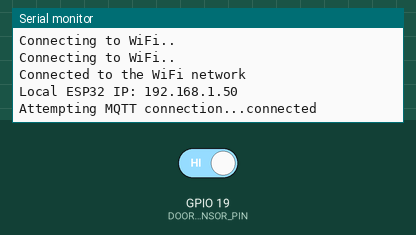
Bench run of a sketch on a simulated ESP32. On the bench: the last lines printed to the serial monitor. The inputs (shaded band) are chosen by the test bench; at power-on: GPIO 19 (DOOR_SENSOR_PIN) HIGH. WiFi joins after 1.5 s; servers stay silent unless stated; no MQTT or app messages arrive unless stated.

Above: at 3.7 s.
3.8 s: GPIO 19 (DOOR_SENSOR_PIN) driven LOW
At 5.0 s:
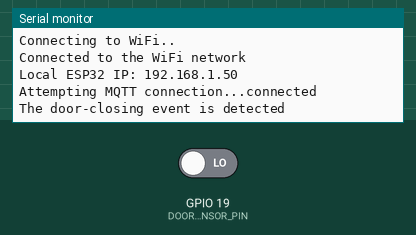
5.3 s: GPIO 19 (DOOR_SENSOR_PIN) driven HIGH
At 6.1 s:
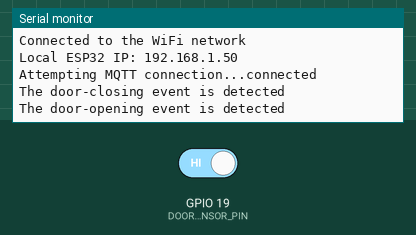

Measured:
- after the input at 3.8 s, the serial monitor: prints a new line at once (image 1)
- after the input at 5.3 s, the serial monitor: prints a new line at once (image 2)

The sketch:

IntentoDeMQTT.ino
```cpp
#include <WiFi.h>
#include <PubSubClient.h>

#define DOOR_SENSOR_PIN  19  // ESP32 pin GIOP19 connected to door sensor's pin

const char* ssid = "DIGIFIBRA-Ncy7";
const char* password = "76dGkPfbAe";

const char* mqtt_server = "192.168.1.194";
const int mqttPort = 1883;
const char* mqttUser = "yourMQTTuser";
const char* mqttPassword = "yourMQTTpassword";


int currentDoorState; // current state of door sensor
int lastDoorState;    // previous state of door sensor

WiFiClient espClient;
PubSubClient client(espClient);

void setup() {
  Serial.begin(9600);                     // initialize serial
  pinMode(DOOR_SENSOR_PIN, INPUT_PULLUP); // set ESP32 pin to input pull-up mode
  currentDoorState = digitalRead(DOOR_SENSOR_PIN); // read state
  delay(1000);
  setup_wifi();
  client.setServer(mqtt_server, 1883);


}

void reconnect() {
  // Loop until we're reconnected
  while (!client.connected()) {
    Serial.print("Attempting MQTT connection...");
    // Attempt to connect
    if (client.connect("ESP8266Client")) {
      Serial.println("connected");
      // Subscribe
      client.subscribe("esp32/output");
    } else {
      Serial.print("failed, rc=");
      Serial.print(client.state());
      Serial.println(" try again in 5 seconds");
      // Wait 5 seconds before retrying
      delay(5000);
    }
  }
}


void setup_wifi(){
    //CONEXION WIFI
    WiFi.mode(WIFI_STA); //Optional
    WiFi.begin(ssid, password);
    Serial.println("\nConnecting");

    while(WiFi.status() != WL_CONNECTED){
        Serial.println("Connecting to WiFi..");
        delay(100);
    }

    Serial.println("\nConnected to the WiFi network");
    Serial.print("Local ESP32 IP: ");
    Serial.println(WiFi.localIP());
}


void loop() {

  if (!client.connected()) {
    reconnect();
  }
  client.loop();

  lastDoorState = currentDoorState;              // save the last state
  currentDoorState  = digitalRead(DOOR_SENSOR_PIN); // read new state

  if (lastDoorState == LOW && currentDoorState == HIGH) { // state change: LOW -> HIGH
    Serial.println("The door-opening event is detected");
    client.publish("esp/test", "door-opening event detected");

    // TODO: turn on alarm, light or send notification ...
  }
  else
  if (lastDoorState == HIGH && currentDoorState == LOW) { // state change: HIGH -> LOW
    Serial.println("The door-closing event is detected");
    client.publish("esp/test", "door-closing event detected");
  }

}
```
